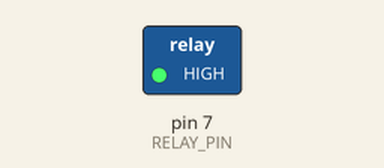
This sketch was run on a simulated Arduino Uno, built with avr-gcc and run on an emulated ATmega328P. Parts: switched loads named in the sketch (green lamp = pin HIGH).

Above: at 1.0 s.
At 7.0 s:
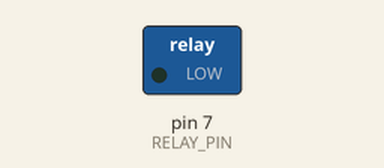
Timing chart, 0 to 9.2 s (numbered marks = the images above):
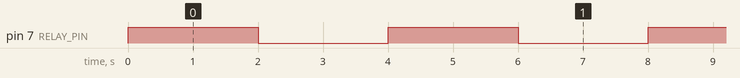

Measured:
- by itself, pin 7 (RELAY_PIN): alternates HIGH for 2.0 s and LOW for 2.0 s

The sketch:

relay_2s_nonblocking.ino
```cpp
/*
 * ============================================================================
 *  SINGLE CHANNEL RELAY — 2 s ON / 2 s OFF  (non-blocking version)
 * ----------------------------------------------------------------------------
 *  Board      : Arduino Uno / Nano / Mega
 *  Module     : 1-channel 5 V relay board
 *  Behaviour  : Uses millis() instead of delay(), so loop() stays free to
 *               read sensors, run serial, etc. Relay still toggles every 2 s.
 *
 *  Wiring:  Relay IN -> pin 7, VCC -> 5V, GND -> GND
 *           Most 1-ch boards are ACTIVE-LOW — set RELAY_ACTIVE_LOW to match.
 * ============================================================================
 */

#define RELAY_PIN        7
#define RELAY_ACTIVE_LOW true

const unsigned long INTERVAL_MS = 2000UL;   // 2 seconds

bool     relayState = false;
unsigned long lastToggle = 0;

void setRelay(bool on) {
  relayState = on;
  digitalWrite(RELAY_PIN, (on ^ RELAY_ACTIVE_LOW) ? HIGH : LOW);
}

void setup() {
  pinMode(RELAY_PIN, OUTPUT);
  setRelay(false);
  lastToggle = millis();
}

void loop() {
  // Toggle the relay every INTERVAL_MS without blocking.
  if (millis() - lastToggle >= INTERVAL_MS) {
    lastToggle += INTERVAL_MS;
    setRelay(!relayState);
  }

  // ... other non-blocking tasks can run here ...
}
```
